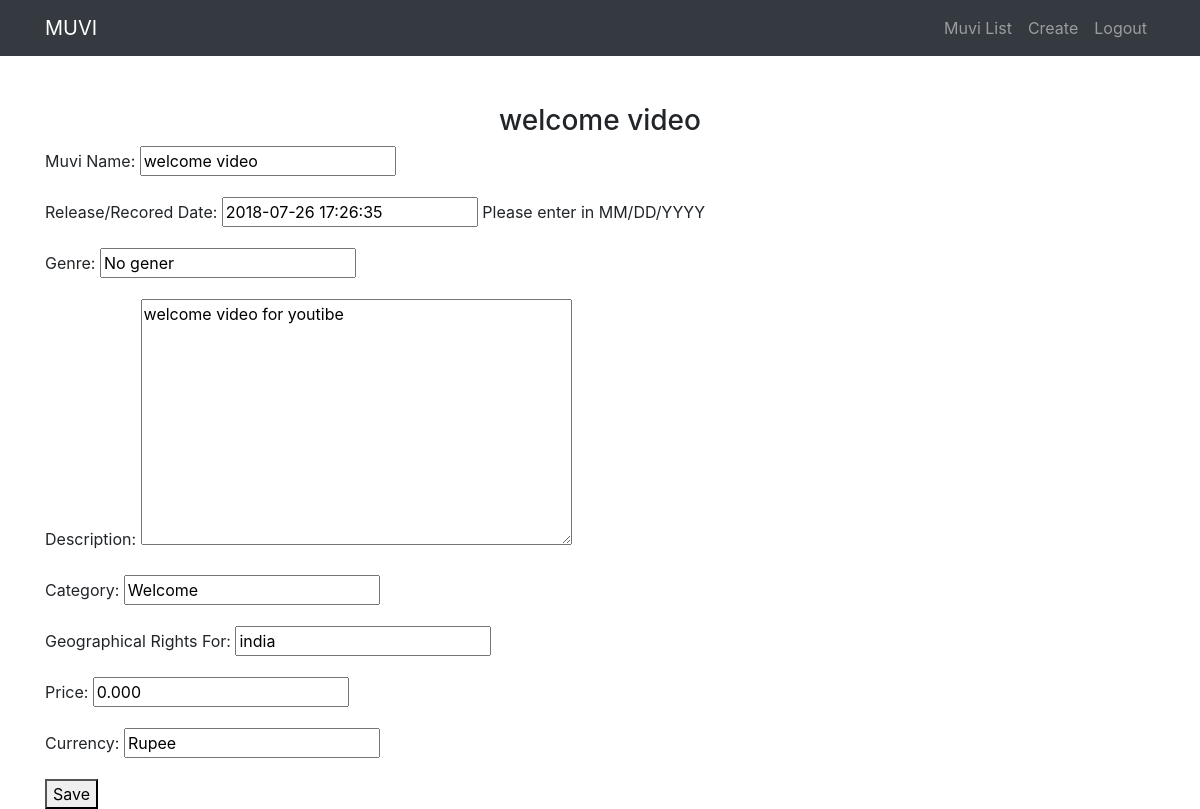
Page /muvi/welcome-video/ (signed in) on the committed database.
### content/models.py (models this page shows, shortened)
class Content(models.Model):
    owner = models.ForeignKey(User,on_delete=models.CASCADE)
    name=models.CharField(max_length=120)
    releaseDate= models.DateTimeField(auto_now=False, auto_now_add=False)
    genre= models.CharField(max_length=120,null=True,blank=True)
    description=models.TextField(null=True,blank=True)
    category= models.CharField(max_length=500,null=True,blank=True)
    geoRights=models.CharField(max_length=500,null=True,blank=True)
    price=models.DecimalField(decimal_places=3,max_digits=50,null=True,blank=True)
    currency=models.CharField(max_length=100,null=True,blank=True)
    slug=models.SlugField(null=True,blank=True)

### content/views.py (the view)
# urls.py: path('muvi/<slug:slug>/', ContentUpdateView.as_view(),name='muvi-details'),
class ContentUpdateView(LoginRequiredMixin,UpdateView):
    login_url = '/login/'
    form_class=ContentCreateForm
    template_name='content/detail-update.html'
    success_url='/muvi/'
    def get_queryset(self):
        return Content.objects.filter(owner=self.request.user)
    def get_context_data(self,*args,**kwargs):
        context=super(ContentUpdateView,self).get_context_data(*args,**kwargs)
        name=self.get_object().name
        return context

### content/forms.py (shortened to what this page needs)
class ContentCreateForm(forms.ModelForm):
    class Meta:
        model=Content
        fields = [
            'name',
            'releaseDate',
            'genre',
            'description',
            'category',
            'geoRights',
            'price',
            'currency'
        ]
        labels = {
            'name': _('Muvi Name'),
            'releaseDate':_('Release/Recored Date'),
            'geoRights':_('Geographical Rights For')
        }
        help_texts = {
            'releaseDate': 'Please enter in MM/DD/YYYY',
        }

### content/templates/content/detail-update.html (shortened to what this page needs)
{% extends "base.html" %}
{% block content %}
<h1>My Muvi </h1>
<div class="row">
    <div class="col-lg-12 text-center">
        <h3 class="mt-5">{{object.name}}</h3>
    </div>
</div>
<form method="POST">{% csrf_token %}
    {{ form.as_p }}
    <button type="submit">Save</button>
</form>
{% endblock %}

### rows in the picture
Content: name "welcome video", releaseDate "2018-07-26 17:26:35", genre "No gener", description "welcome video for youtibe", category "Welcome", geoRights "india", price "0.000", currency "Rupee"
